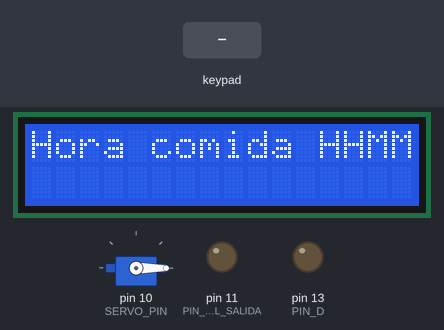
The sketch below on a simulated Arduino Uno, built with avr-gcc and run on an emulated ATmega328P. On the bench: 16×2 character LCD, servo, output pins drawn as LEDs (lit = HIGH). Inputs (shaded band) come from the test bench. The local clock reads 2024-03-15 10:24:30 at power-on unless the sketch sets it.

Above: at 1.2 s.
1.3 s: keypad keys 2 3 4 5 # pressed 0.4 s apart
At 4.0 s:
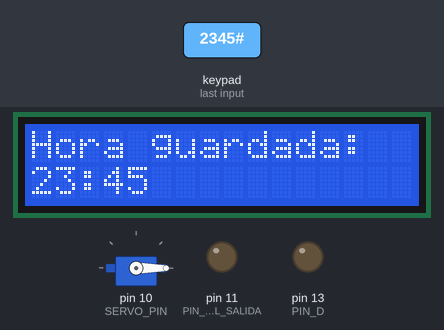
At 5.8 s:
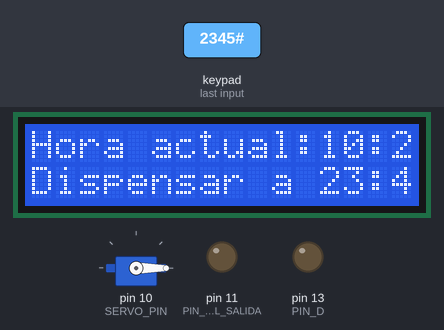
6.3 s: key 'D' pressed
At 7.7 s:
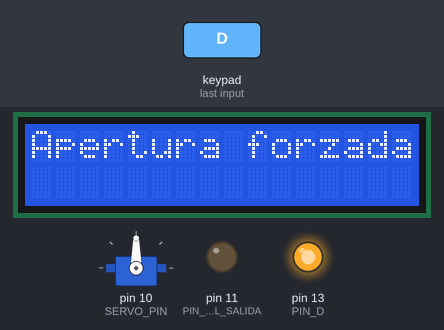
Timing chart, 0 to 10.8 s (numbered marks = the images above; inputs shaded):
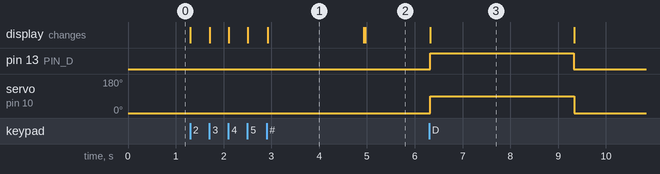

Measured:
- after the input at 1.3 s, the display: first changes at once (image 1 shows a later state)
- after the input at 6.3 s, pin 13 (PIN_D): LOW → HIGH at once, → LOW 3.0 s later; servo on pin 10 (SERVO_PIN): 0° → 90° at once, → 0° 3.0 s later; the display: changes at once (image 3)
- what the display in image 1 shows lasts 2.0 s, from 2.9 s to 4.9 s

The sketch:

se_ales.ino
```cpp
#include <Wire.h>
#include <RTClib.h>
#include <LiquidCrystal_I2C.h>
#include <Keypad.h>
#include <Servo.h>

LiquidCrystal_I2C lcd(0x27, 16, 2);
RTC_DS3231 rtc;
Servo servo;

const int SERVO_PIN = 10;
const int PIN_SENAL_SALIDA = 11;   // Pin 11 para señal hora programada
const int PIN_SENAL_ENTRADA = 12;  // Pin 12 para leer sensor de comida
const int PIN_D = 13;               // Pin 13 para señal apertura forzada ('D')

const byte ROWS = 4;
const byte COLS = 4;
char keys[ROWS][COLS] = {
  { '1', '2', '3', 'A' },
  { '4', '5', '6', 'B' },
  { '7', '8', '9', 'C' },
  { '*', '0', '#', 'D' }
};
byte rowPins[ROWS] = { 2, 3, 4, 5 };
byte colPins[COLS] = { 6, 7, 8, 9 };
Keypad keypad = Keypad(makeKeymap(keys), rowPins, colPins, ROWS, COLS);

String horaComida = "";
bool ingresandoHora = true;
bool horaListo = false;

void setup() {
  Serial.begin(9600);
  lcd.init();
  lcd.backlight();
  lcd.clear();

  pinMode(PIN_SENAL_SALIDA, OUTPUT);
  pinMode(PIN_D, OUTPUT);
  pinMode(PIN_SENAL_ENTRADA, INPUT);

  servo.attach(SERVO_PIN);
  servo.write(0);  // Servo cerrado

  if (!rtc.begin()) {
    lcd.print("RTC no encontrado");
    while (1);
  }

  if (rtc.lostPower()) {
    rtc.adjust(DateTime(F(__DATE__), F(__TIME__)));
  }

  lcd.print("Hora comida HHMM:");
  lcd.setCursor(0, 1);
}

void loop() {
  char key = keypad.getKey();

  if (ingresandoHora) {
    if (key != NO_KEY) {
      if (key >= '0' && key <= '9' && horaComida.length() < 4) {
        horaComida += key;
        lcd.print(key);
      } else if (key == '#') {
        if (horaComida.length() == 4) {
          ingresandoHora = false;
          horaListo = true;
          lcd.clear();
          lcd.print("Hora guardada:");
          lcd.setCursor(0, 1);
          lcd.print(horaComida.substring(0, 2));
          lcd.print(":");
          lcd.print(horaComida.substring(2, 4));
          delay(2000);
          lcd.clear();
        } else {
          lcd.clear();
          lcd.print("Hora invalida!");
          delay(1500);
          horaComida = "";
          lcd.clear();
          lcd.print("Hora comida HHMM:");
          lcd.setCursor(0, 1);
        }
      } else if (key == '*') {
        if (horaComida.length() > 0) {
          horaComida.remove(horaComida.length() - 1);
          lcd.clear();
          lcd.print("Hora comida HHMM:");
          lcd.setCursor(0, 1);
          lcd.print(horaComida);
        }
      }
    }
  }
  else if (horaListo) {
    // 1. Abrir forzado si se presiona 'D' (sin importar sensor)
    if (key == 'D') {
      lcd.clear();
      lcd.print("Apertura forzada");
      digitalWrite(PIN_D, HIGH);
      servo.write(90);
      delay(3000);
      servo.write(0);
      digitalWrite(PIN_D, LOW);
      lcd.clear();
      lcd.print("Proceso listo");
      delay(2000);
      lcd.clear();
      lcd.print("Esperando hora");
      return;  // Salir para no hacer más en esta iteración
    }

    // 2. Checar hora normal para apertura programada
    DateTime ahora = rtc.now();
    int horaActual = ahora.hour();
    int minutoActual = ahora.minute();

    int horaSet = horaComida.substring(0, 2).toInt();
    int minutoSet = horaComida.substring(2, 4).toInt();

    if (horaActual == horaSet && minutoActual == minutoSet) {
      digitalWrite(PIN_SENAL_SALIDA, HIGH);  // Señal hora programada
      int estado = digitalRead(PIN_SENAL_ENTRADA);  // Leer sensor comida

      if (estado == HIGH) {
        lcd.clear();
        lcd.print("Abriendo servo");
        servo.write(90);
        delay(3000);
        servo.write(0);
        lcd.clear();
        lcd.print("Proceso listo");
        delay(2000);
        lcd.clear();
        lcd.print("Esperando hora");
      } else {
        lcd.clear();
        lcd.print("Poca comida");
        delay(2000);
        lcd.clear();
        lcd.print("Esperando hora");
      }

      digitalWrite(PIN_SENAL_SALIDA, LOW);
      delay(60000);  // Para no repetir en el mismo minuto
    }
    else {
      // Mostrar hora actual y programada
      static unsigned long lastUpdate = 0;
      unsigned long now = millis();
      if (now - lastUpdate >= 1000) {
        lastUpdate = now;
        lcd.clear();
        lcd.setCursor(0, 0);
        lcd.print("Hora actual:");
        if (horaActual < 10) lcd.print('0');
        lcd.print(horaActual);
        lcd.print(":");
        if (minutoActual < 10) lcd.print('0');
        lcd.print(minutoActual);

        lcd.setCursor(0, 1);
        lcd.print("Dispensar a ");
        lcd.print(horaComida.substring(0, 2));
        lcd.print(":");
        lcd.print(horaComida.substring(2, 4));
      }
    }
  }
}
```
